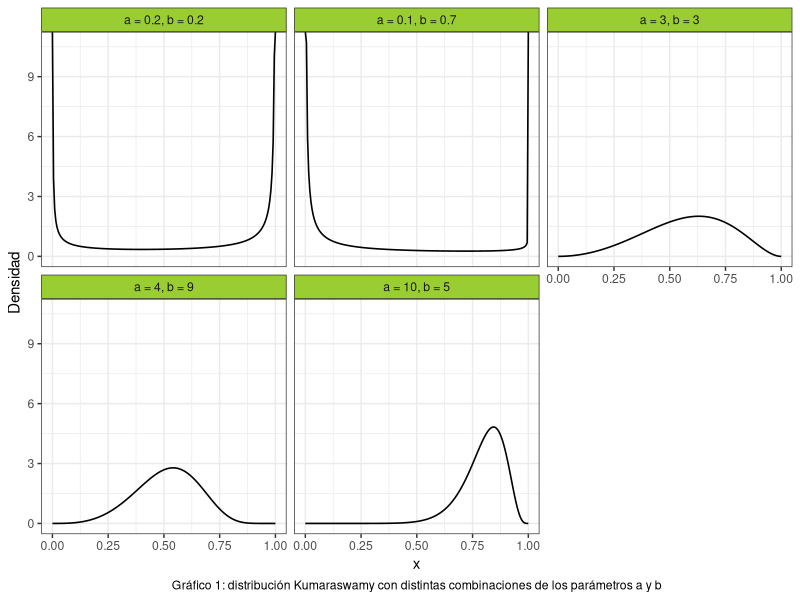
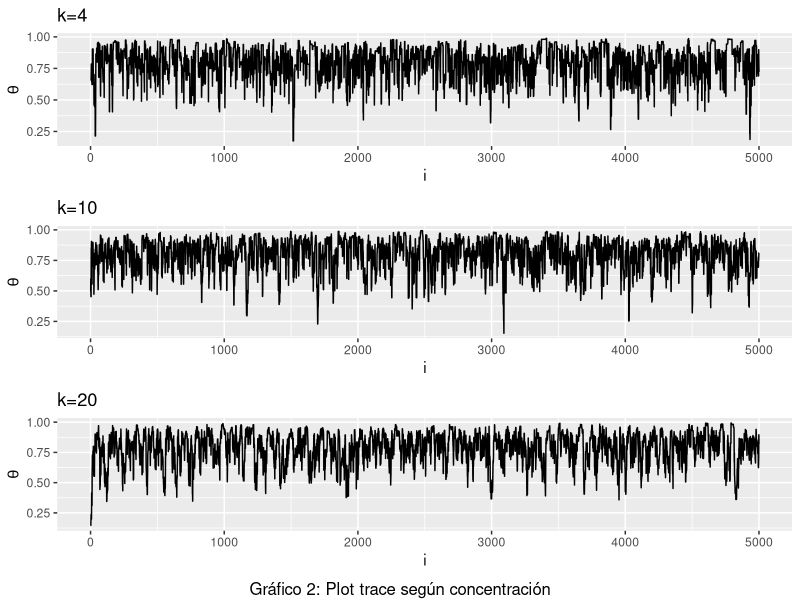
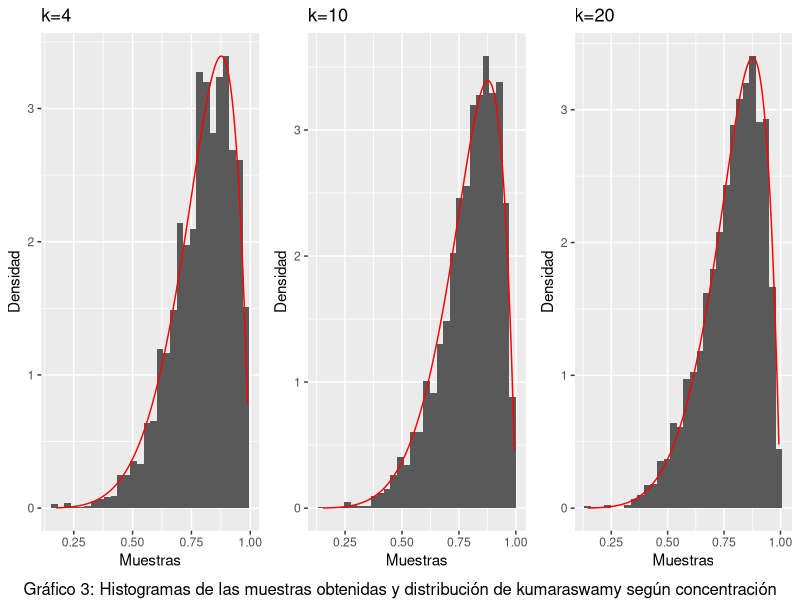
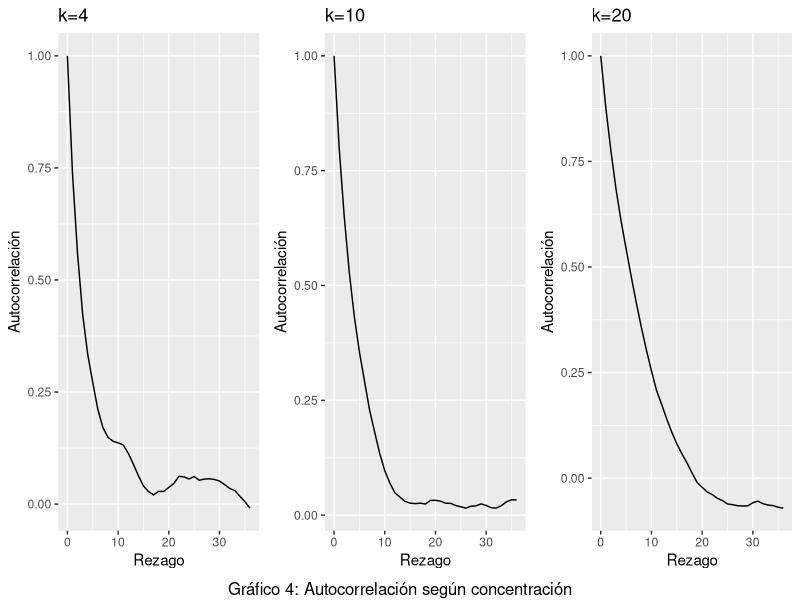
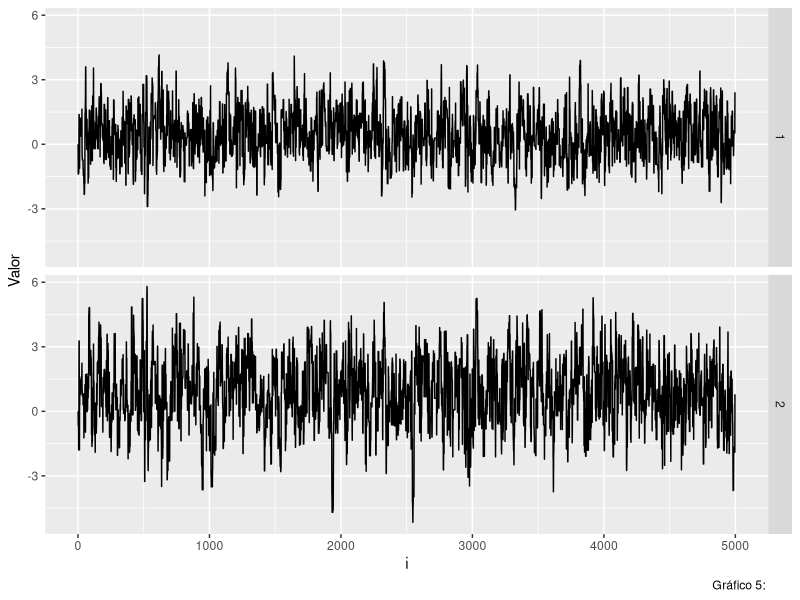
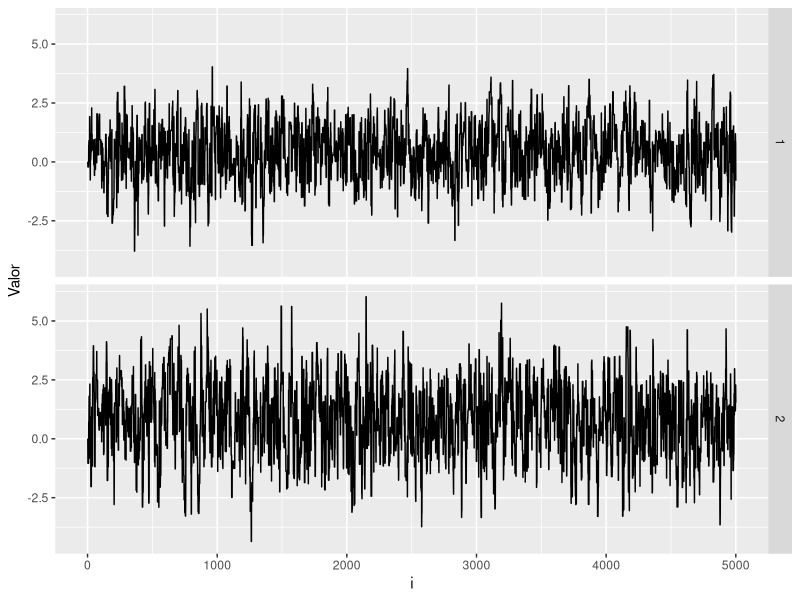
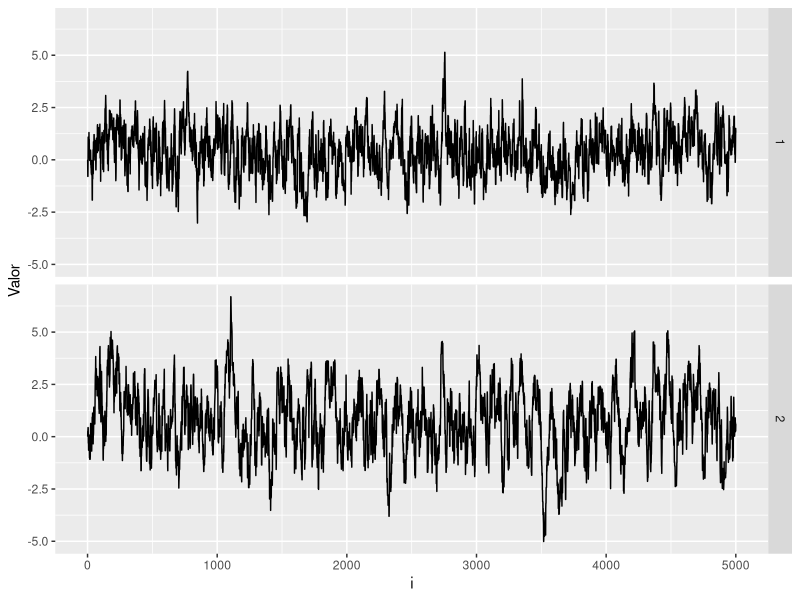
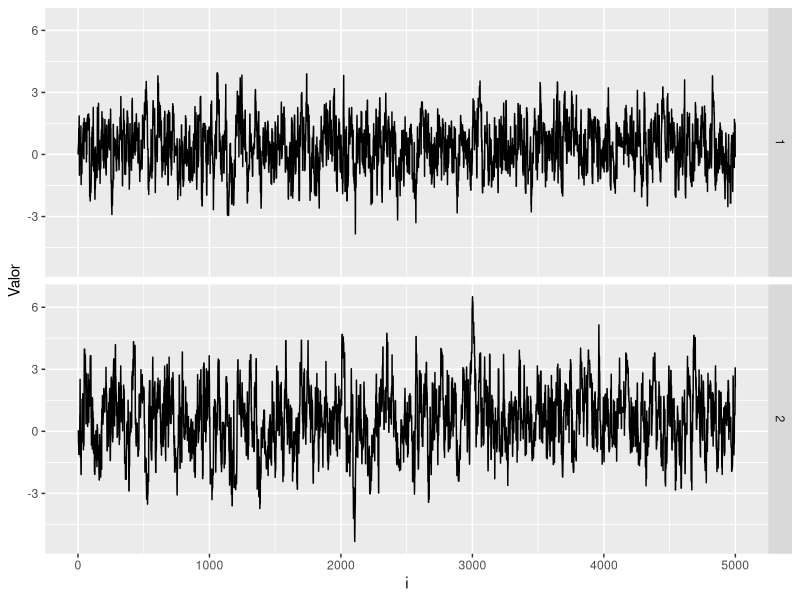

Reproduce these figures in R, in order.
## ---- chunk 1
#Librerias
library(ggplot2)
library(dplyr)
library(gridExtra)
library(kableExtra)
library(stats)
library(mvtnorm)
set.seed(394)
## ---- chunk 2

cant_saltos <- 0


sample_mh <- function(d_objetivo, r_propuesta, d_propuesta, p_inicial, n) {
  muestras <- matrix(nrow = n, ncol = length(p_inicial))
  muestras[1, ] <- p_inicial
  
  for(i in 2:n) {
    p_actual <- muestras[i-1,]
    p_nuevo <- r_propuesta(p_actual)
    
    f_nuevo <- d_objetivo(p_nuevo)
    f_actual <- d_objetivo(p_actual)
    
    q_actual <- d_propuesta(p_actual, mean = p_nuevo)
    q_nuevo <- d_propuesta(p_nuevo, mean = p_actual)
    
    alpha <- min(1, (f_nuevo/f_actual)*(q_actual/q_nuevo))
    aceptar <- rbinom(1, 1, alpha)
    
    if(aceptar) { 
      muestras[i,] <- p_nuevo
      cant_saltos <- cant_saltos + 1
      
    } else {
      muestras[i,] <- p_actual
    }
  }
  
  if (ncol(muestras) == 1) {
    muestras <- as.vector(muestras)
  } 
  return(list(muestras=muestras,cant_saltos=cant_saltos))
}

## ---- chunk 3
#Punto 2
# Crear grilla para los valores de "x"
grid_n <- 200
x_grid <- seq(0, 1, length.out = grid_n)

kumaraswamy <- function(x, a, b){
  a*b*(x^(a-1))*((1-(x^a))^(b-1))
}

a <- c(0.2, 0.1, 3, 4, 10)
b <- c(0.2, 0.7, 3, 9, 5)


#Creamos un data frame para graficar la distribución de Kumaraswamy:

data1 <- data.frame(
  Funcion = as.factor(rep(1:5, each = grid_n)),
  Densidad = numeric(5 * grid_n),
  Grilla = rep(x_grid, times = 5)
) 

# Completamos el data frame con las densidades:
for(i in 1:5) {
    indices <- seq(from = 1 + (i - 1) * 200, to = 200 + (i - 1) * 200)
    data1$Densidad[indices] <- kumaraswamy(x_grid, a[i], b[i])
}

# Cambiamos las etiquetas de las variables para mejorar el gráfico
levels(data1$Funcion) <- c("a = 0.2, b = 0.2",
                           "a = 0.1, b = 0.7",
                           "a = 3, b = 3",
                           "a = 4, b = 9",
                           "a = 10, b = 5")

ggplot(data = data1, aes(x = Grilla, y = Densidad)) +
  geom_line(size = 0.55) +
  facet_wrap(~Funcion) +
  theme_bw() +
  labs(x = "x",
       caption = "Gráfico 1: distribución Kumaraswamy con distintas combinaciones de los parámetros a y b") + 
  theme(
    strip.background = element_rect(fill = "olivedrab3"),
    plot.caption = element_text(hjust = 0.5)
  )

## ---- chunk 4
#Punto 3
concentracion3 <- c(4,10,20)
tabla3 <- data.frame ( 
  concentracion = rep(concentracion3, each = 5000),
  muestra = numeric(15000)
  )
tasa3 <- numeric(3)

for (i in 1:3) {
#Funciones a usar
d_objetivo3 <- function(x) kumaraswamy(x, 6, 2)
d_propuesta3 <- function(x, mean) dbeta(x, shape1 = mean * concentracion3[i], shape2 = (1-mean) * concentracion3[i])
r_propuesta3 <- function(x) rbeta(1, shape1 = x * concentracion3[i], shape2 = (1-x) * concentracion3[i])
#Donde x hace referencia a mu
n3 <- 5000
p_inicial3 <- rbeta(1,shape1=2,shape2=2)
funcion3 <- sample_mh(d_objetivo3, r_propuesta3, d_propuesta3, p_inicial3, n3)
indices <- seq(from = 1 + (i - 1) * 5000, to = 5000 + (i - 1) * 5000)
tabla3$muestra[indices] <- funcion3$muestras

tasa3[i] <- funcion3$cant_saltos/n3
} 

#Tasa de aceptacion
tabla3_2 <- data.frame(
  Concentracion = c("4","10","20"),
  Tasa_de_aceptacion = tasa3
) %>%
  kable() %>%
  kable_styling(bootstrap_options = c("striped","hover","condensed")) %>%
  add_footnote("Tabla 1: Tasa de aceptación")

print (tabla3_2)
## ---- chunk 5

#Gata peluda junta
# Agrego una columna con el orden de las muestras
tabla3$orden <- rep(1:5000, times = 3)
tabla3$concentracion <- as.factor(tabla3$concentracion) 


# Gráfico con múltiples líneas
grafico3_1 <- ggplot(data = tabla3, aes(x = orden, y = muestra, group = concentracion, color = concentracion)) +
  geom_line() +
  theme_bw() +
  labs(x = "x", y = "y", color = "Group", caption = "Gráfico: Trace plot para las 3 concentraciones") +
  theme(legend.position = "top")  



#Trace plots
plot_trace <- function(x){
  data.frame(x = seq_along(x), y = x) %>% 
    ggplot() +
    geom_line(aes(x = x, y = y))
}

grafico3_2 <- plot_trace(tabla3$muestra[1:5000]) +
              labs(x = "i", y = expression(theta), title = "k=4")
grafico3_3 <- plot_trace(tabla3$muestra[5001:10000]) +
              labs(x = "i", y = expression(theta), title = "k=10")
grafico3_4 <- plot_trace(tabla3$muestra[10001:15000]) +
              labs(x = "i", y = expression(theta), title = "k=20")

grid.arrange(grafico3_2,grafico3_3,grafico3_4, nrow=3, bottom ="Gráfico 2: Plot trace según concentración")
## ---- chunk 6

#Histogramas
plot_hist <- function(x, d_objetivo3) {
  x_seq <- seq(min(x), max(x), length.out = n3)
  df_hist <- data.frame(x = x)
  df_line <- data.frame(x = x_seq, y = d_objetivo3(x_seq))
  
  ggplot(df_hist)+
    geom_histogram(aes(x = x, y =after_stat(density))) +
    geom_line(aes(x = x, y = y), data = df_line, color = "red")
}

grafico3_5 <- plot_hist(tabla3$muestra[1:5000],d_objetivo3) +
  labs (title = "k=4", x = "Muestras", y = "Densidad")
grafico3_6 <- plot_hist(tabla3$muestra[5001:10000],d_objetivo3) +
  labs (title = "k=10", x = "Muestras", y = "Densidad")
grafico3_7 <- plot_hist(tabla3$muestra[10001:15000],d_objetivo3) +
  labs (title = "k=20", x = "Muestras", y = "Densidad")

grid.arrange(grafico3_5,grafico3_6,grafico3_7,nrow=1, bottom = "Gráfico 3: Histogramas de las muestras obtenidas y distribución de kumaraswamy según concentración")

## ---- chunk 7

#Graficos de autocorrelacion
plot_acf <- function(data, title) {
  acf_result <- acf(data, plot = FALSE)
  ggplot() +
    geom_line(aes(y = acf_result$acf, x = acf_result$lag)) +
    labs(title = title, x = "Rezago", y = "Autocorrelación")
}


grafico3_8 <- plot_acf(tabla3$muestra[1:5000], "k=4")
grafico3_9 <- plot_acf(tabla3$muestra[5001:10000], "k=10")
grafico3_10 <- plot_acf(tabla3$muestra[10001:15000], "k=20")

grid.arrange(grafico3_8,grafico3_9,grafico3_10,nrow=1,  bottom = "Gráfico 4: Autocorrelación según concentración") 

## ---- chunk 8
#Punto 4
muestra4_1 <- tabla3$muestra[1:5000]
muestra4_2 <- tabla3$muestra[5001:10000]
muestra4_3 <- tabla3$muestra[10001:15000]

#Calculo de la media y los percentiles 5 y 95 para X:
variable_x <- data.frame(
  Muestra = c("1", "2", "3"),
  Concentración = c("k=4", "k=10", "k=20"),
  Medias =  c(mean(muestra4_1), mean(muestra4_2), mean(muestra4_3)),
  Percentil_5 = c(quantile(muestra4_1, prob = c(0.05)),
                  quantile(muestra4_2, prob = c(0.05)),
                  quantile(muestra4_3, prob = c(0.05))
                  ),
  Percentil_95 = c(quantile(muestra4_1, prob = c(0.95)),
                  quantile(muestra4_2, prob = c(0.95)),
                  quantile(muestra4_3, prob = c(0.95))
                  )
) %>%
  kable() %>%
  kable_styling(bootstrap_options = c("striped","hover","condensed")) %>%
  add_footnote("Tabla 2: Media y percentiles de X")

print(variable_x)


## ---- chunk 9
#Cálculo de la media y los percentiles 5 y 95 para logit(X):
l_m1 <- log((muestra4_1/(1-muestra4_1)))
l_m2 <- log((muestra4_2/(1-muestra4_2)))
l_m3 <- log((muestra4_3/(1-muestra4_3)))



variable_logit_X <- data.frame(
  Muestra = c("1", "2", "3"),
  Concentración = c("k=4", "k=10", "k=20"),
  Medias = c(mean(l_m1), mean(l_m2), mean(l_m3)),
  Percentil_5 = c(quantile(l_m1, prob = c(0.05)),
                  quantile(l_m2, prob = c(0.05)),
                  quantile(l_m3, prob = c(0.05))
                  ),
  Percentil_95 = c(quantile(l_m1, prob = c(0.95)),
                  quantile(l_m2, prob = c(0.95)),
                  quantile(l_m3, prob = c(0.95))
                  )
) %>%
  kable() %>%
  kable_styling(bootstrap_options = c("striped","hover","condensed")) %>%
  add_footnote("Tabla 3: Media y percentiles de logit(X)")


print(variable_logit_X)


## ---- chunk 10
#Paso 7

# Funciones a utilizar

#1.Trace plot
plot_trace <- function(x, y) {
  n <- length(x)
  df <- data.frame(
    x = rep(1:n, 2),
    y = c(x,y),
    dimension = rep(1:2, each = n),
    parametro = factor(rep(1:2, each = n), labels = c("mu[1]", "mu[2]")) 
  )
  
  ggplot(df) + 
    geom_line(aes(x = x, y = y)) +
    facet_grid(rows = vars(dimension)) +
    labs(x = "i", y = "Valor", color = parse(text ="Parámetro"))
}



#2. Número efectivo de muestras
n_eff <- function(muestras){
  S <- length(muestras)
  autocorr <- acf(muestras, plot = F, lag = Inf)$acf
  limite <- which((autocorr < 0.001))[1] #sumamos hasta ese valor
  denom <- 1 + 2 * sum(autocorr[2:limite])
  
  S/denom
  
}


n7 <- 5000
funcion7_1 <- function(matriz_cov) {
    d_objetivo7 <- function(x) dmvnorm(x,c(0.4,0.75),matrix(c(1.35,0.4,0.4,2.4),nrow=2))
    d_propuesta7 <- function(x, mean) dmvnorm(x,mean = mean ,sigma = matriz_cov)
    r_propuesta7 <- function(x) rmvnorm(1, mean = x, sigma = matriz_cov)  


funcion7 <- sample_mh(d_objetivo7,r_propuesta7,d_propuesta7,c(0,0),n7)
muestra7 <- funcion7$muestras
grafico7_1 <- plot_trace(muestra7[,1],muestra7[,2])
n_eff7_1 <- n_eff(muestra7[,1])
n_eff7_2 <- n_eff(muestra7[,2])
 return(list(grafico = grafico7_1, n1 = n_eff7_1, n2 = n_eff7_2,
             muestra7 = muestra7))

}

#Evalucación de diferentes matrices de variancia y covariancia
matriz1 <- funcion7_1(matrix(c(2, 0.5, 0.5, 3), nrow = 2))
matriz2 <- funcion7_1(matrix(c(2, 0, 0, 3), nrow = 2))
matriz3 <- funcion7_1(matrix(c(0.4, 0, 0, 0.4), nrow = 2))
matriz4 <- funcion7_1(matrix(c(1, 0, 0, 1), nrow = 2))
matriz5 <- funcion7_1(matrix(c(5, 0, 0, 6), nrow = 2))

matriz1$grafico + labs(caption = "Gráfico 5: ") +
    theme(legend.position = "none")
matriz2$grafico
matriz3$grafico
matriz4$grafico
matriz5$grafico

tabla <- data.frame(
  Matriz = c("1", "2", "3", "4", "5"),
  Num_efectivo_p1 = trunc(c(matriz1$n1, matriz2$n1, matriz3$n1, matriz4$n1, matriz5$n1)),
  Num_efectivo_p2 = trunc(c(matriz1$n2, matriz2$n2, matriz3$n2, matriz4$n2, matriz5$n2))
  )

print(tabla)
#Nos quedariamos con la ultima matriz.
## ---- chunk 11
#Punto 8: se calculan las probabilidades con la última matriz de var y cov.
muestra7 <- as.data.frame(matriz5$muestra7)
colnames(muestra7) <- c("X", "Y")

#Probabilidades estimadas
#Probabilidad n°1:
prob1 <- muestra7 %>% 
  filter(X > 1) %>% 
  count(Y < 0)

prob1$n[2]/(n7)


#Probabilidad n°2:
prob2 <- muestra7 %>% 
  filter(X > 1) %>% 
  count(Y > 2)

prob2$n[2]/(n7)



#Probabilidad n°3:
prob3 <- muestra7 %>% 
  filter(X > 0.4) %>% 
  count(Y > 0.75)

prob3$n[2]/(n7)



#Probabilidades reales:

#Probabilidad n°1:
pmvnorm(lower = c(1, -Inf), upper = c(Inf, 0), 
        mean = c(0.4, 0.75), sigma = matrix(c(1.35, 0.4, 0.4, 2.4), nrow = 2))

#Cómo funcionan "lower" y "upper"? 
#"lower" es un vector que indica los limites inferiores de cada variable: 1 para X y -Infinito para Y; "upper" funciona de manera igual.


#Probabilidad n°2:
pmvnorm(lower = c(1, 2), upper = c(Inf, Inf), 
        mean = c(0.4, 0.75), sigma = matrix(c(1.35, 0.4, 0.4, 2.4), nrow = 2))



#Probabilidad n°3:
pmvnorm(lower = c(0.4, 0.75), upper = c(Inf, Inf), 
        mean = c(0.4, 0.75), sigma = matrix(c(1.35, 0.4, 0.4, 2.4), nrow = 2))


## ---- chunk 12
#Punto 9

p_estrella <- function(x, a, b){
  exp(-((((a - x[1])^2) + b * ((x[2] - x[1])^2))^2))
}



n9 <- 5000

funcion9_1 <- function(matriz_cov) {
    d_objetivo9 <- function(x) p_estrella(x, 0.5, 5)
    d_propuesta9 <- function(x, mean) dmvnorm(x, mean = mean, sigma = matriz_cov)
    r_propuesta9 <- function(x) rmvnorm(1, mean = x, sigma = matriz_cov)  
    
    funcion9 <- sample_mh(d_objetivo9,r_propuesta9,d_propuesta9,c(0,0),n9)
    muestra9 <- funcion9$muestras
    grafico9_1 <- plot_trace(muestra9[,1],muestra9[,2])
    
    n_eff9_1 <- n_eff(muestra9[,1])
    n_eff9_2 <- n_eff(muestra9[,2])
    tasa9 <- funcion9$cant_saltos/n9
    autocorr_1 <- acf(muestra9[,1], plot = F)
    autocorr_2 <- acf(muestra9[,2], plot = F)
    
    return(list(grafico = grafico9_1, n1 = n_eff9_1, n2 = n_eff9_2,
             muestra9 = muestra9, tasa9 = tasa9, autocorr_p1 = autocorr_1,
             autocorr_p2 = autocorr_2))

}


matriz1 <- funcion9_1(matrix(c(0.3, 0.1, 0.1, 0.2), nrow = 2))
matriz2 <- funcion9_1(matrix(c(2, 0, 0, 2), nrow = 2))
matriz3 <- funcion9_1(matrix(c(4, 1, 1, 4), nrow = 2))



grafico9_1_1 <- ggplot()+
  geom_line(aes(y = matriz1$autocorr_p1$acf, x = matriz1$autocorr_p1$lag)) +
  labs (title = "Autocorrelación para 'a' ", x = "Rezago", y = "Autocorrelación")

grafico9_1_2 <- ggplot()+
  geom_line(aes(y = matriz1$autocorr_p2$acf, x = matriz1$autocorr_p2$lag)) +
  labs (title = "Autocorrelación para 'b' ", x = "Rezago", y = "Autocorrelación")


grafico9_2_1 <- ggplot()+
  geom_line(aes(y = matriz2$autocorr_p1$acf, x = matriz2$autocorr_p1$lag)) +
  labs (title = "Autocorrelación para 'a' ", x = "Rezago", y = "Autocorrelación")

grafico9_2_2 <- ggplot()+
  geom_line(aes(y = matriz2$autocorr_p2$acf, x = matriz2$autocorr_p2$lag)) +
  labs (title = "Autocorrelación para 'b' ", x = "Rezago", y = "Autocorrelación")

grafico9_3_1 <- ggplot()+
  geom_line(aes(y = matriz3$autocorr_p1$acf, x = matriz3$autocorr_p1$lag)) +
  labs (title = "Autocorrelación para 'a' ", x = "Rezago", y = "Autocorrelación")


grafico9_3_2 <- ggplot()+
  geom_line(aes(y = matriz3$autocorr_p2$acf, x = matriz3$autocorr_p2$lag)) +
  labs (title = "Autocorrelación para 'b' ", x = "Rezago", y = "Autocorrelación")
## ---- chunk 13
grid.arrange(matriz1$grafico, matriz3$grafico, ncol= 2)

tasas <- data.frame(
  Matriz = c("1", "2", "3"),
  Tasa = c(matriz1$tasa9, matriz2$tasa9, matriz3$tasa9)
)


grid.arrange(grafico9_1_1, grafico9_2_1, grafico9_3_1, ncol = 3)
grid.arrange(grafico9_1_2, grafico9_2_2, grafico9_3_2, ncol = 3)
## ---- chunk 14
#Punto 10
muestra9 <- as.data.frame(matriz1$muestra9)
colnames(muestra9) <- c("X", "Y")

#Probabilidades estimadas
#Probabilidad n°1:
prob1 <- muestra9 %>% 
  filter(X > 0 & X < 1 ) %>% 
  count(Y < 1 & Y > 0)

prob1$n[2]/(n9)



#Probabilidad n°2:
prob2 <- muestra9 %>% 
  filter(X > -1 & X < 0 ) %>% 
  count(Y < 1 & Y > 0)

prob2$n[2]/(n9)




#Probabilidad n°3:
prob3 <- muestra9 %>% 
  filter(X > 1 & X < 2 ) %>% 
  count(Y < 3 & Y > 2)

prob3$n[2]/(n9)
## ---- chunk 15
# Punto 11
# Calculo P(0<X1<1, 0<X2<1)

k <- 10000
u <- matrix(runif(k*2), ncol = 2)
p_estrella_eval <- numeric(k)

for (i in 1:k) {
  p_estrella_eval[i] <- p_estrella(u[i,], 0.5, 5)
}

rdo_prob1 <- mean(p_estrella_eval)

# Calculo P(-1<X1<0, 0<X2<1)

u <- matrix(c(runif(k, min = -1, max = 0),
              runif(k, min = 0, max = 1)),
            ncol = 2)

for (i in 1:k) {
  p_estrella_eval[i] <- p_estrella(u[i,], 0.5, 5)
}

rdo_prob2 <- mean(p_estrella_eval)

# Calculo P(1<X1<2, 2<X2<3)

u <- matrix(c(runif(k, min = 1, max = 2),
              runif(k, min = 2, max = 3)),
            ncol = 2)

for (i in 1:k) {
  p_estrella_eval[i] <- p_estrella(u[i,], 0.5, 5)
}

rdo_prob3 <- mean(p_estrella_eval)
